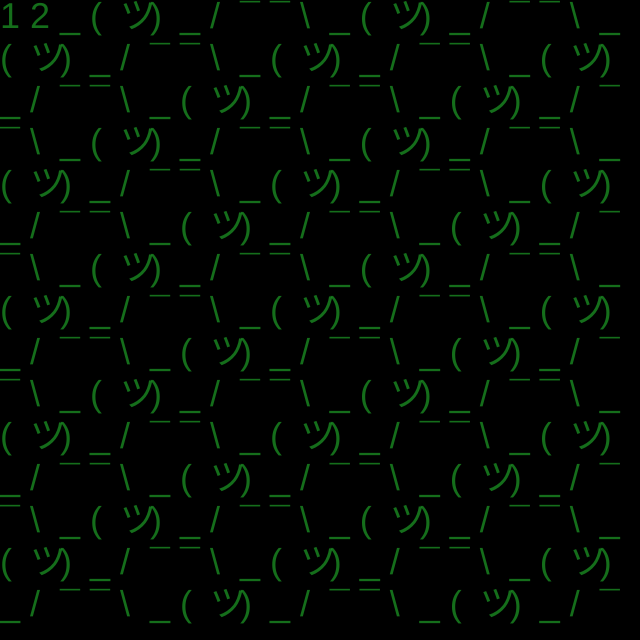
Frame 1 (no input)
Frame 60 (no input): identical to frame 1, image omitted
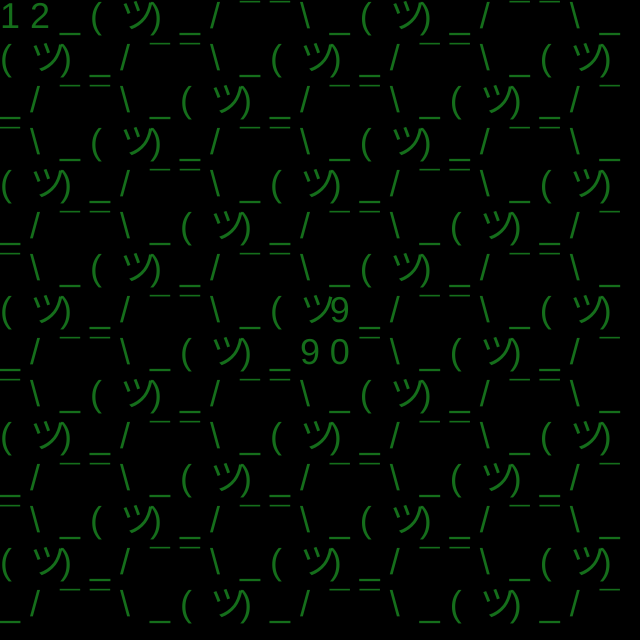
Frame 120 (the mouse pressed at the canvas centre since frame 60)

The p5.js sketch that drew these frames (run headless with seeded random() and noise() and a simulated clock; from frame 60 on, the mouse is pressed at the canvas centre):

// p5.js sketch
// ── sketch.js
let startIndex = 0;
let mouseOverlapsText = 0;
let chars = []; 
let startString = "¯\\_(ツ)_/¯¯\\_(ツ)_/¯";
let otherString = "12345678901234567890";

function setup() { 
  createCanvas(640, 640);
  background(0);
  textSize(36);
  textAlign(LEFT, TOP);

  let charWidth = textWidth("M"); 
  let charHeight = textAscent() + textDescent(); 

  let cols = floor(width / charWidth);
  let rows = floor(height / charHeight);
  let total = cols * rows; // how many characters to fill the canvas

  for (let counter = 0; counter < total; counter++) {
    let col = counter % cols;           // figure out column
    let row = floor(counter / cols);    // figure out row

    chars.push({
      listString: startString[counter % startString.length], 
      x: col * charWidth, 
      y: row * charHeight,
      otherListString: otherString[counter % otherString.length]
    });
  }
}

function checkInput() {  
  for (let counter = 0; counter < chars.length; counter++) {
    const distance = dist(mouseX, mouseY, chars[counter].x, chars[counter].y); 
    mouseOverlapsText = (distance < 30);
    if (mouseOverlapsText) {
      chars[counter].listString = chars[counter].otherListString;
    }
  }
}

function draw() { 
  background(0);
  checkInput();
  fill("#1d9925b7"); 

  for (let counter = 0; counter < chars.length; counter++) {
    text(chars[counter].listString, chars[counter].x, chars[counter].y);
  }
}
